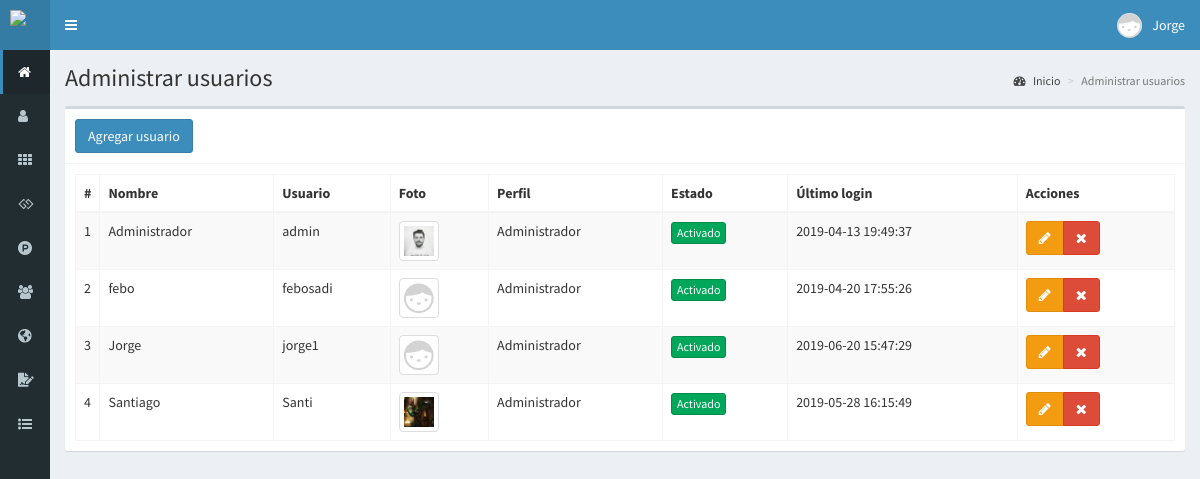
The page /usuarios (signed in) on the database its author committed.
### tables this page shows
CREATE TABLE `usuarios` (
  `id` int(11) NOT NULL,
  `nombre` text NOT NULL,
  `usuario` text NOT NULL,
  `password` text NOT NULL,
  `perfil` text NOT NULL,
  `foto` text NOT NULL,
  `estado` int(11) NOT NULL,
  `ultimo_login` datetime NOT NULL,
  `fecha` timestamp NOT NULL DEFAULT CURRENT_TIMESTAMP ON UPDATE CURRENT_TIMESTAMP
);

### controladores/plantilla.controlador.php (called while the page is built)
<?php
class ControladorPlantilla{
	static public function ctrPlantilla(){
		include "vistas/plantilla.php";
	}
}

### index.php (called while the page is built, shortened)
<?php
require_once "controladores/plantilla.controlador.php";
require_once "controladores/usuarios.controlador.php";
require_once "controladores/progreso.controlador.php";
require_once "modelos/usuarios.modelo.php";
$plantilla = new ControladorPlantilla();
$plantilla -> ctrPlantilla();

### controladores/usuarios.controlador.php (called while the page is built, shortened)
<?php
class ControladorUsuarios{
	static public function ctrMostrarUsuarios($item, $valor){
		$tabla = "usuarios";
		$respuesta = ModeloUsuarios::MdlMostrarUsuarios($tabla, $item, $valor);
		return $respuesta;
	}
}

### modelos/conexion.php (called while the page is built)
<?php
class Conexion{
	static public function conectar(){
		$link = new PDO("mysql:host=localhost;dbname=pos9",
			            "root",
			            "");
		$link->exec("set names utf8");
		return $link;
	}
}

### modelos/usuarios.modelo.php (called while the page is built, shortened)
<?php
require_once "conexion.php";
class ModeloUsuarios{
	static public function mdlMostrarUsuarios($tabla, $item, $valor){
		if($item != null){
			$stmt = Conexion::conectar()->prepare("SELECT * FROM $tabla WHERE $item = :$item");
			$stmt -> bindParam(":".$item, $valor, PDO::PARAM_STR);
			$stmt -> execute();
			return $stmt -> fetch();
		}else{
			$stmt = Conexion::conectar()->prepare("SELECT * FROM $tabla");
			$stmt -> execute();
			return $stmt -> fetchAll();
		}
	}
}

### vistas/modulos/usuarios.php (the view, shortened to what this page needs)
<div class="content-wrapper">
  <section class="content-header">
    <h1>
      Administrar usuarios
    </h1>
    <ol class="breadcrumb">
      <li><a href="inicio"><i class="fa fa-dashboard"></i> Inicio</a></li>
      <li class="active">Administrar usuarios</li>
    </ol>
  </section>
  <section class="content">
    <div class="box">
      <div class="box-header with-border">
        <button class="btn btn-primary" data-toggle="modal" data-target="#modalAgregarUsuario">
          Agregar usuario
        </button>
      </div>
      <div class="box-body">
       <table class="table table-bordered table-striped dt-responsive tablas" width="100%">
        <thead>
         <tr>
           <th style="width:10px">#</th>
           <th>Nombre</th>
           <th>Usuario</th>
           <th>Foto</th>
           <th>Perfil</th>
           <th>Estado</th>
           <th>Último login</th>
           <th>Acciones</th>
         </tr>
        </thead>
        <tbody>
        <?php
        $item = null;
        $valor = null;
        $usuarios = ControladorUsuarios::ctrMostrarUsuarios($item, $valor);
       foreach ($usuarios as $key => $value){
          echo ' <tr>
                  <td>'.($key+1).'</td>
                  <td>'.$value["nombre"].'</td>
                  <td>'.$value["usuario"].'</td>';
                  if($value["foto"] != ""){
                    echo '<td><img src="'.$value["foto"].'" class="img-thumbnail" width="40px"></td>';
                  }else{
                    echo '<td><img src="vistas/img/usuarios/default/anonymous.png" class="img-thumbnail" width="40px"></td>';
                  }
                  echo '<td>'.$value["perfil"].'</td>';
                  if($value["estado"] != 0){
                    echo '<td><button class="btn btn-success btn-xs btnActivar" idUsuario="'.$value["id"].'" estadoUsuario="0">Activado</button></td>';
                  }else{
                    echo '<td><button class="btn btn-danger btn-xs btnActivar" idUsuario="'.$value["id"].'" estadoUsuario="1">Desactivado</button></td>';
                  }
                  echo '<td>'.$value["ultimo_login"].'</td>
                  <td>
                    <div class="btn-group">
                      <button class="btn btn-warning btnEditarUsuario" idUsuario="'.$value["id"].'" data-toggle="modal" data-target="#modalEditarUsuario"><i class="fa fa-pencil"></i></button>
                      <button class="btn btn-danger btnEliminarUsuario" idUsuario="'.$value["id"].'" fotoUsuario="'.$value["foto"].'" usuario="'.$value["usuario"].'"><i class="fa fa-times"></i></button>
                    </div>
                  </td>
                </tr>';
        }
        ?>
        </tbody>
       </table>
      </div>
    </div>
  </section>
</div>

### vistas/plantilla.php (shortened to what this page needs)
<!DOCTYPE html>
<html>
<head>
  <link rel="stylesheet" href="vistas/bower_components/bootstrap/dist/css/bootstrap.min.css">
  <link rel="stylesheet" href="https://use.fontawesome.com/releases/v5.8.2/css/all.css">
  <link rel="stylesheet" href="vistas/bower_components/font-awesome/css/font-awesome.min.css">
  <link rel="stylesheet" href="vistas/bower_components/Ionicons/css/ionicons.min.css">
  <link rel="stylesheet" href="vistas/dist/css/AdminLTE.css">
  <link rel="stylesheet" href="vistas/dist/css/skins/_all-skins.min.css">
  <link rel="stylesheet" href="vistas/bower_components/datatables.net-bs/css/dataTables.bootstrap.min.css">
  <link rel="stylesheet" href="vistas/bower_components/datatables.net-bs/css/responsive.bootstrap.min.css">
  <link rel="stylesheet" href="vistas/plugins/iCheck/all.css">
  <link rel="stylesheet" href="vistas/bower_components/bootstrap-daterangepicker/daterangepicker.css">
  <link rel="stylesheet" href="vistas/bower_components/morris.js/morris.css">
</head>
<body class="hold-transition skin-blue sidebar-collapse sidebar-mini login-page">
  <?php
  if(isset($_SESSION["iniciarSesion"]) && $_SESSION["iniciarSesion"] == "ok"){
   echo '<div class="wrapper">';
    include "modulos/cabezote.php";
    include "modulos/menu.php";
    if(isset($_GET["ruta"])){
      if($_GET["ruta"] == "inicio" ||
         $_GET["ruta"] == "usuarios" ||
         $_GET["ruta"] == "materiales" ||
         $_GET["ruta"] == "proyectos" ||
         $_GET["ruta"] == "factibilidad" ||
         $_GET["ruta"] == "pyc" ||
         $_GET["ruta"] == "administrar-proyectos" ||
         $_GET["ruta"] == "administrar-censos" ||
         $_GET["ruta"] == "administrar-pyc" ||
         $_GET["ruta"] == "nuevo-censo" ||
         $_GET["ruta"] == "registro-instalacion" ||
         $_GET["ruta"] == "administrar-registros" ||
         $_GET["ruta"] == "historial-progresos" ||
         $_GET["ruta"] == "agregar-progreso" ||
         $_GET["ruta"] == "clientes" ||
         $_GET["ruta"] == "ventas" ||
         $_GET["ruta"] == "mapa" ||
         $_GET["ruta"] == "crear-venta" ||
         $_GET["ruta"] == "editar-venta" ||
         $_GET["ruta"] == "editar-progreso" ||
         $_GET["ruta"] == "ver-progreso" ||
         $_GET["ruta"] == "reportes" ||
         $_GET["ruta"] == "salir"){
        include "modulos/".$_GET["ruta"].".php";
      }else{
        include "modulos/404.php";
      }
    }else{
      include "modulos/inicio.php";
    }
    echo '</div>';
  }else{
    include "modulos/login.php";
  }
  ?>
</body>
</html>

### vistas/modulos/cabezote.php (shortened to what this page needs)
<header class="main-header">
<a href="inicio" class="logo">
	<span class="logo-mini">
		<img src="vistas/img/plantilla/icno-blanco.png" class="img-responsive" style="padding:10px">
	</span>
</a>
<nav class="navbar navbar-static-top" role="navigation">
 	<a href="#" class="sidebar-toggle" data-toggle="push-menu" role="button">
     	</a>
	<div class="navbar-custom-menu">
		<ul class="nav navbar-nav">
			<li class="dropdown user user-menu">
				<a href="#" class="dropdown-toggle" data-toggle="dropdown">
				<?php
				if($_SESSION["foto"] != ""){
					echo '<img src="'.$_SESSION["foto"].'" class="user-image">';
				}else{
					echo '<img src="vistas/img/usuarios/default/anonymous.png" class="user-image">';
				}
				?>
					<span class="hidden-xs"><?php  echo $_SESSION["nombre"]; ?></span>
				</a>
			</li>
		</ul>
	</div>
</nav>
</header>

### vistas/modulos/menu.php (shortened to what this page needs)
<aside class="main-sidebar">
	 <section class="sidebar">
		<ul class="sidebar-menu">
		<?php
		if($_SESSION["perfil"] == "Administrador"){
			echo '<li class="active">
				<a href="inicio">
					<i class="fa fa-home"></i>
					<span>Inicio</span>
				</a>
			</li>
			<li>
				<a href="usuarios">
					<i class="fa fa-user"></i>
					<span>Usuarios</span>
				</a>
			</li>';
		}
		if($_SESSION["perfil"] == "Administrador" || $_SESSION["perfil"] == "Especial"){
			echo '<li>
				<a href="proyectos">
					<i class="fa fa-th"></i>
					<span>Proyectos</span>
				</a>
			</li>
			<li>
			<a href="administrar-pyc">
					<i class="fa fa-gg"></i>
					<span>Gestionar PYC</span>
				</a>
			</li>
			<li>
				<a href="materiales">
					<i class="fa fa-product-hunt"></i>
					<span>Materiales</span>
				</a>
			</li>';
		}
		if($_SESSION["perfil"] == "Administrador" || $_SESSION["perfil"] == "Vendedor"){
			echo '<li>
				<a href="clientes">
					<i class="fa fa-users"></i>
					<span>Clientes</span>
				</a>
			</li>';
		}
		if($_SESSION["perfil"] == "Administrador" || $_SESSION["perfil"] == "Vendedor"){
			echo '<li>
				<a href="mapa">
				<i class="fas fa-globe-americas"></i>
					<span>Mapa</span>
				</a>
			</li>';
		}
		if($_SESSION["perfil"] == "Administrador" || $_SESSION["perfil"] == "Vendedor"){
			echo '<li class="treeview">
				<a href="#">
				<i class="fas fa-file-signature"></i>
					<span>Censos y registros</span>
					<span class="pull-right-container">
						<i class="fa fa-angle-left pull-right"></i>
					</span>
				</a>
				<ul class="treeview-menu">
					<li>
						<a href="nuevo-censo">
							<i class="fa fa-circle-o"></i>
							<span>Crear nuevo censo</span>
						</a>
					</li>';
				echo '</ul>
			</li>';
		}
		if($_SESSION["perfil"] == "Administrador" || $_SESSION["perfil"] == "Vendedor"){
			echo '<li class="treeview">
				<a href="#">
					<i class="fa fa-list-ul"></i>
					<span>Progreso</span>
					<span class="pull-right-container">
						<i class="fa fa-angle-left pull-right"></i>
					</span>
				</a>
				<ul class="treeview-menu">
					<li>
						<a href="historial-progresos">
							<i class="fa fa-circle-o"></i>
							<span>Historial de progresos</span>
						</a>
					</li>
					<li>
						<a href="agregar-progreso">
							<i class="fa fa-circle-o"></i>
							<span>Agregar progreso</span>
						</a>
					</li>';
				echo '</ul>
			</li>';
		}
		?>
		</ul>
	 </section>
</aside>

### rows shown on the page
usuarios: nombre "Administrador", usuario "admin", foto (picture), perfil "Administrador", ultimo_login "2019-04-13 19:49:37"
usuarios: nombre "febo", usuario "febosadi", perfil "Administrador", ultimo_login "2019-04-20 17:55:26"
usuarios: nombre "Jorge", usuario "jorge1", perfil "Administrador", ultimo_login "2019-06-20 15:47:29"
usuarios: nombre "Santiago", usuario "Santi", foto (picture), perfil "Administrador", ultimo_login "2019-05-28 16:15:49"

### other values the page prints
$_SESSION["nombre"] "Jorge"
